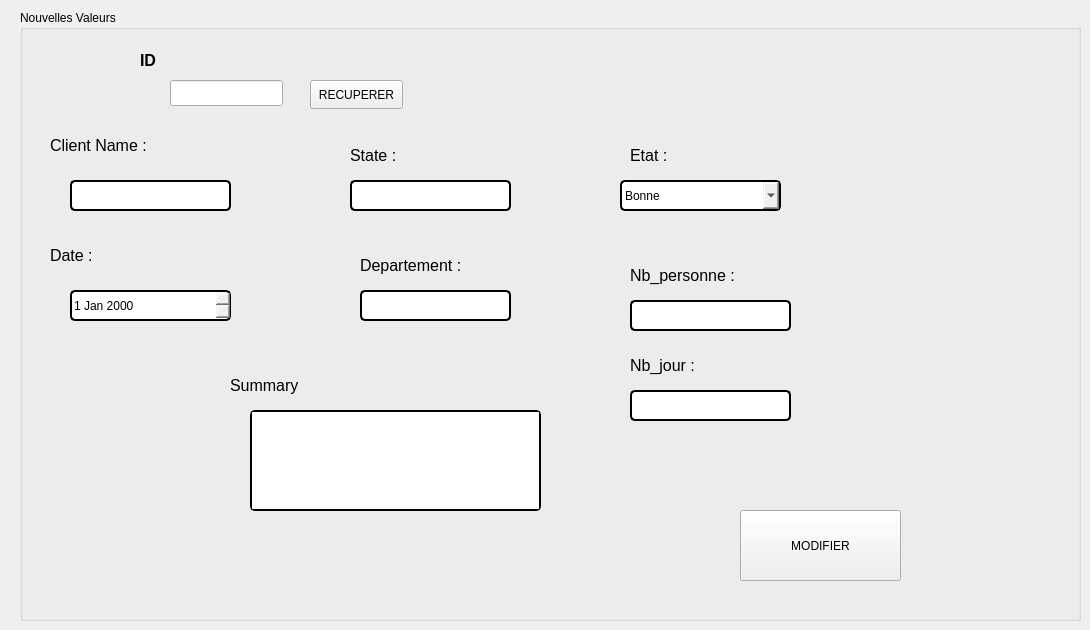
    <widget class="QWidget" name="tab_6">
     <attribute name="title">
      <string>MODIFIER</string>
     </attribute>
     <widget class="QGroupBox" name="groupBox">
      <property name="geometry">
       <rect>
        <x>20</x>
        <y>10</y>
        <width>1061</width>
        <height>611</height>
       </rect>
      </property>
      <property name="title">
       <string>Nouvelles Valeurs</string>
      </property>
      <widget class="QLineEdit" name="id_m">
       <property name="geometry">
        <rect>
         <x>150</x>
         <y>70</y>
         <width>113</width>
         <height>26</height>
        </rect>
       </property>
      </widget>
      <widget class="QLabel" name="label">
       <property name="geometry">
        <rect>
         <x>120</x>
         <y>40</y>
         <width>63</width>
         <height>20</height>
        </rect>
       </property>
       <property name="font">
        <font>
         <pointsize>12</pointsize>
         <bold>true</bold>
        </font>
       </property>
       <property name="text">
        <string>ID</string>
       </property>
      </widget>
      <widget class="QPushButton" name="recuperer">
       <property name="geometry">
        <rect>
         <x>290</x>
         <y>70</y>
         <width>93</width>
         <height>29</height>
        </rect>
       </property>
       <property name="text">
        <string>RECUPERER</string>
       </property>
      </widget>
      <widget class="QLabel" name="label_20">
       <property name="geometry">
        <rect>
         <x>30</x>
         <y>120</y>
         <width>131</width>
         <height>31</height>
        </rect>
       </property>
       <property name="styleSheet">
        <string notr="true">background-color:none;</string>
       </property>
       <property name="text">
        <string>&lt;html&gt;&lt;head/&gt;&lt;body&gt;&lt;p&gt;&lt;span style=&quot; font-size:12pt;&quot;&gt;Client Name :&lt;/span&gt;&lt;/p&gt;&lt;/body&gt;&lt;/html&gt;</string>
       </property>
      </widget>
      <widget class="QLineEdit" name="nom_2">
       <property name="geometry">
        <rect>
         <x>50</x>
         <y>170</y>
         <width>161</width>
         <height>31</height>
        </rect>
       </property>
       <property name="toolTip">
        <string>&lt;html&gt;&lt;head/&gt;&lt;body&gt;&lt;p align=&quot;center&quot;&gt;&lt;br/&gt;&lt;/p&gt;&lt;/body&gt;&lt;/html&gt;</string>
       </property>
       <property name="styleSheet">
        <string notr="true">border: 2px solid black;
border-radius: 5px;</string>
       </property>
       <property name="text">
        <string/>
       </property>
      </widget>
      <widget class="QLabel" name="label_21">
       <property name="geometry">
        <rect>
         <x>30</x>
         <y>230</y>
         <width>131</width>
         <height>31</height>
        </rect>
       </property>
       <property name="styleSheet">
        <string notr="true">background-color:none;</string>
       </property>
       <property name="text">
        <string>&lt;html&gt;&lt;head/&gt;&lt;body&gt;&lt;p&gt;&lt;span style=&quot; font-size:12pt;&quot;&gt;Date :&lt;/span&gt;&lt;/p&gt;&lt;/body&gt;&lt;/html&gt;</string>
       </property>
      </widget>
      <widget class="QDateEdit" name="date_2">
       <property name="geometry">
        <rect>
         <x>50</x>
         <y>280</y>
         <width>161</width>
         <height>31</height>
        </rect>
       </property>
       <property name="styleSheet">
        <string notr="true">border: 2px solid black;
border-radius: 5px;</string>
       </property>
      </widget>
      <widget class="QLabel" name="label_22">
       <property name="geometry">
        <rect>
         <x>330</x>
         <y>130</y>
         <width>131</width>
         <height>31</height>
        </rect>
       </property>
       <property name="styleSheet">
        <string notr="true">background-color:none;</string>
       </property>
       <property name="text">
        <string>&lt;html&gt;&lt;head/&gt;&lt;body&gt;&lt;p&gt;&lt;span style=&quot; font-size:12pt;&quot;&gt;State :&lt;/span&gt;&lt;/p&gt;&lt;/body&gt;&lt;/html&gt;</string>
       </property>
      </widget>
      <widget class="QLineEdit" name="state_2">
       <property name="geometry">
        <rect>
         <x>330</x>
         <y>170</y>
         <width>161</width>
         <height>31</height>
        </rect>
       </property>
       <property name="toolTip">
        <string>&lt;html&gt;&lt;head/&gt;&lt;body&gt;&lt;p align=&quot;center&quot;&gt;&lt;br/&gt;&lt;/p&gt;&lt;/body&gt;&lt;/html&gt;</string>
       </property>
       <property name="styleSheet">
        <string notr="true">border: 2px solid black;
border-radius: 5px;</string>
       </property>
       <property name="text">
        <string/>
       </property>
      </widget>
      <widget class="QLabel" name="label_23">
       <property name="geometry">
        <rect>
         <x>340</x>
         <y>240</y>
         <width>131</width>
         <height>31</height>
        </rect>
       </property>
       <property name="styleSheet">
        <string notr="true">background-color:none;</string>
       </property>
       <property name="text">
        <string>&lt;html&gt;&lt;head/&gt;&lt;body&gt;&lt;p&gt;&lt;span style=&quot; font-size:12pt;&quot;&gt;Departement :&lt;/span&gt;&lt;/p&gt;&lt;/body&gt;&lt;/html&gt;</string>
       </property>
      </widget>
      <widget class="QLineEdit" name="departement_2">
       <property name="geometry">
        <rect>
         <x>340</x>
         <y>280</y>
         <width>151</width>
         <height>31</height>
        </rect>
       </property>
       <property name="styleSheet">
        <string notr="true">border: 2px solid black;
border-radius: 5px;</string>
       </property>
      </widget>
      <widget class="QLabel" name="label_24">
       <property name="geometry">
        <rect>
         <x>610</x>
         <y>130</y>
         <width>131</width>
         <height>31</height>
        </rect>
       </property>
       <property name="styleSheet">
        <string notr="true">background-color:none;</string>
       </property>
       <property name="text">
        <string>&lt;html&gt;&lt;head/&gt;&lt;body&gt;&lt;p&gt;&lt;span style=&quot; font-size:12pt;&quot;&gt;Etat :&lt;/span&gt;&lt;/p&gt;&lt;/body&gt;&lt;/html&gt;</string>
       </property>
      </widget>
      <widget class="QComboBox" name="etat_2">
       <property name="geometry">
        <rect>
         <x>600</x>
         <y>170</y>
         <width>161</width>
         <height>31</height>
        </rect>
       </property>
       <property name="styleSheet">
        <string notr="true">border: 2px solid black;
border-radius: 5px;</string>
       </property>
       <item>
        <property name="text">
         <string>Bonne</string>
        </property>
       </item>
       <item>
        <property name="text">
         <string>Moyenne</string>
        </property>
       </item>
       <item>
        <property name="text">
         <string>Faible</string>
        </property>
       </item>
      </widget>
      <widget class="QLabel" name="label_25">
       <property name="geometry">
        <rect>
         <x>610</x>
         <y>250</y>
         <width>131</width>
         <height>31</height>
        </rect>
       </property>
       <property name="styleSheet">
        <string notr="true">background-color:none;</string>
       </property>
       <property name="text">
        <string>&lt;html&gt;&lt;head/&gt;&lt;body&gt;&lt;p&gt;&lt;span style=&quot; font-size:12pt;&quot;&gt;Nb_personne :&lt;/span&gt;&lt;/p&gt;&lt;/body&gt;&lt;/html&gt;</string>
       </property>
      </widget>
      <widget class="QLineEdit" name="nb_p_2">
       <property name="geometry">
        <rect>
         <x>610</x>
         <y>290</y>
         <width>161</width>
         <height>31</height>
        </rect>
       </property>
       <property name="toolTip">
        <string>&lt;html&gt;&lt;head/&gt;&lt;body&gt;&lt;p align=&quot;center&quot;&gt;&lt;br/&gt;&lt;/p&gt;&lt;/body&gt;&lt;/html&gt;</string>
       </property>
       <property name="styleSheet">
        <string notr="true">border: 2px solid black;
border-radius: 5px;</string>
       </property>
       <property name="text">
        <string/>
       </property>
      </widget>
      <widget class="QLabel" name="label_26">
       <property name="geometry">
        <rect>
         <x>210</x>
         <y>360</y>
         <width>131</width>
         <height>31</height>
        </rect>
       </property>
       <property name="styleSheet">
        <string notr="true">background-color:none;</string>
       </property>
       <property name="text">
        <string>&lt;html&gt;&lt;head/&gt;&lt;body&gt;&lt;p&gt;&lt;span style=&quot; font-size:12pt;&quot;&gt;Summary&lt;/span&gt;&lt;/p&gt;&lt;/body&gt;&lt;/html&gt;</string>
       </property>
      </widget>
      <widget class="QTextEdit" name="summary_2">
       <property name="geometry">
        <rect>
         <x>230</x>
         <y>400</y>
         <width>291</width>
         <height>101</height>
        </rect>
       </property>
       <property name="styleSheet">
        <string notr="true">border: 2px solid black;
border-radius: 5px;</string>
       </property>
      </widget>
      <widget class="QLabel" name="label_27">
       <property name="geometry">
        <rect>
         <x>610</x>
         <y>340</y>
         <width>131</width>
         <height>31</height>
        </rect>
       </property>
       <property name="styleSheet">
        <string notr="true">background-color:none;</string>
       </property>
       <property name="text">
        <string>&lt;html&gt;&lt;head/&gt;&lt;body&gt;&lt;p&gt;&lt;span style=&quot; font-size:12pt;&quot;&gt;Nb_jour :&lt;/span&gt;&lt;/p&gt;&lt;/body&gt;&lt;/html&gt;</string>
       </property>
      </widget>
      <widget class="QLineEdit" name="nb_j_2">
       <property name="geometry">
        <rect>
         <x>610</x>
         <y>380</y>
         <width>161</width>
         <height>31</height>
        </rect>
       </property>
       <property name="toolTip">
        <string>&lt;html&gt;&lt;head/&gt;&lt;body&gt;&lt;p align=&quot;center&quot;&gt;&lt;br/&gt;&lt;/p&gt;&lt;/body&gt;&lt;/html&gt;</string>
       </property>
       <property name="styleSheet">
        <string notr="true">border: 2px solid black;
border-radius: 5px;</string>
       </property>
       <property name="text">
        <string/>
       </property>
      </widget>
      <widget class="QPushButton" name="modifier_2">
       <property name="geometry">
        <rect>
         <x>720</x>
         <y>500</y>
         <width>161</width>
         <height>71</height>
        </rect>
       </property>
       <property name="text">
        <string>MODIFIER</string>
       </property>
      </widget>
     </widget>
    </widget>
